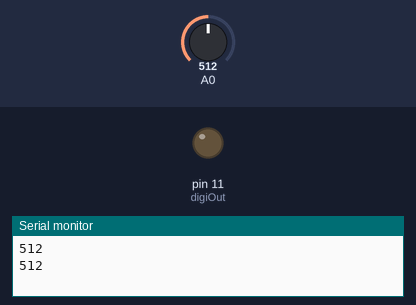
Recording of a sketch running on a simulated Arduino Uno, built with avr-gcc and run on an emulated ATmega328P. Shown: output pins drawn as LEDs (lit = HIGH), the last lines printed to the serial monitor. The test bench sets the inputs (shaded band); at power-on: A0 = 512.

Above: at 1.8 s.
1.9 s: A0 set to 411
3.4 s: A0 set to 381
At 4.9 s:
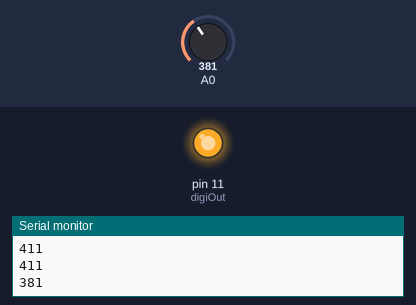
5.7 s: A0 set to 511
At 7.5 s:
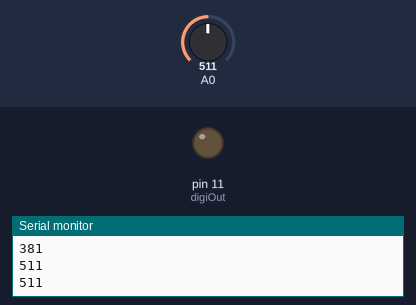
7.8 s: A0 set to 306
At 9.3 s:
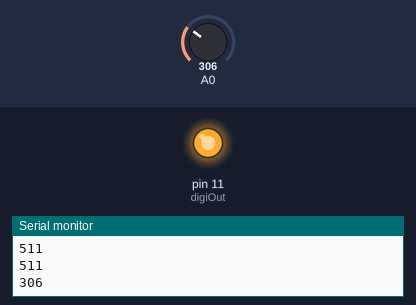
Timing chart, 0 to 10.8 s (numbered marks = the images above; inputs shaded):
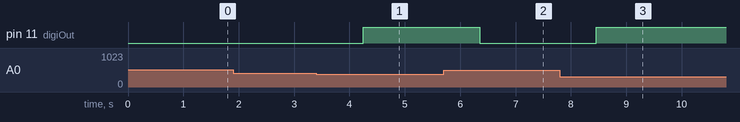

The sketch:

LDR.ino
```cpp
int light_sensitivity = 400;
int digiOut = 11;

void setup() {
  // put your setup code here, to run once:
  Serial.begin(9600);
  pinMode(digiOut, OUTPUT);

}

void loop() {
  // put your main code here, to run repeatedly:
  int LDRValue = analogRead(A0);
  Serial.println(LDRValue);
  delay(50);
  if( LDRValue < light_sensitivity )
   digitalWrite(digiOut, HIGH);
  else
   digitalWrite(digiOut, LOW);

  delay(1000);

}
```

Measured:
- the behaviour switches between 400 and 399 on A0 (found by bisection; images 0 and 1)
- after the input at 3.4 s, pin 11 (digiOut): LOW → HIGH after 0.85 s
- after the input at 5.7 s, pin 11 (digiOut): HIGH → LOW after 0.65 s
- after the input at 7.8 s, pin 11 (digiOut): LOW → HIGH after 0.65 s
